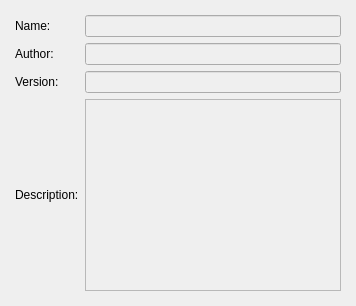
        <widget class="QWidget" name="pageSkinProperties">
         <layout class="QGridLayout" name="gridLayout_38">
          <item row="0" column="0">
           <layout class="QGridLayout" name="gridLayout_33">
            <property name="margin">
             <number>4</number>
            </property>
            <item row="3" column="1" colspan="2">
             <widget class="QPlainTextEdit" name="plainTextEditDescription">
              <property name="enabled">
               <bool>false</bool>
              </property>
              <property name="sizePolicy">
               <sizepolicy hsizetype="Expanding" vsizetype="Expanding">
                <horstretch>1</horstretch>
                <verstretch>0</verstretch>
               </sizepolicy>
              </property>
              <property name="maximumSize">
               <size>
                <width>16777215</width>
                <height>16777215</height>
               </size>
              </property>
             </widget>
            </item>
            <item row="0" column="0">
             <widget class="QLabel" name="labelName">
              <property name="text">
               <string>Name:</string>
              </property>
             </widget>
            </item>
            <item row="3" column="0">
             <widget class="QLabel" name="labelDescription">
              <property name="text">
               <string>Description:</string>
              </property>
             </widget>
            </item>
            <item row="0" column="1" colspan="2">
             <widget class="QLineEdit" name="lineEditName">
              <property name="enabled">
               <bool>false</bool>
              </property>
              <property name="sizePolicy">
               <sizepolicy hsizetype="Expanding" vsizetype="Fixed">
                <horstretch>1</horstretch>
                <verstretch>0</verstretch>
               </sizepolicy>
              </property>
             </widget>
            </item>
            <item row="1" column="0">
             <widget class="QLabel" name="labelAuthor">
              <property name="text">
               <string>Author:</string>
              </property>
             </widget>
            </item>
            <item row="1" column="1" colspan="2">
             <widget class="QLineEdit" name="lineEditAuthor">
              <property name="enabled">
               <bool>false</bool>
              </property>
              <property name="sizePolicy">
               <sizepolicy hsizetype="Expanding" vsizetype="Fixed">
                <horstretch>1</horstretch>
                <verstretch>0</verstretch>
               </sizepolicy>
              </property>
             </widget>
            </item>
            <item row="2" column="0">
             <widget class="QLabel" name="labelVersion">
              <property name="text">
               <string>Version:</string>
              </property>
             </widget>
            </item>
            <item row="2" column="1" colspan="2">
             <widget class="QLineEdit" name="lineEditVersion">
              <property name="enabled">
               <bool>false</bool>
              </property>
              <property name="sizePolicy">
               <sizepolicy hsizetype="Expanding" vsizetype="Fixed">
                <horstretch>1</horstretch>
                <verstretch>0</verstretch>
               </sizepolicy>
              </property>
             </widget>
            </item>
           </layout>
          </item>
         </layout>
        </widget>
